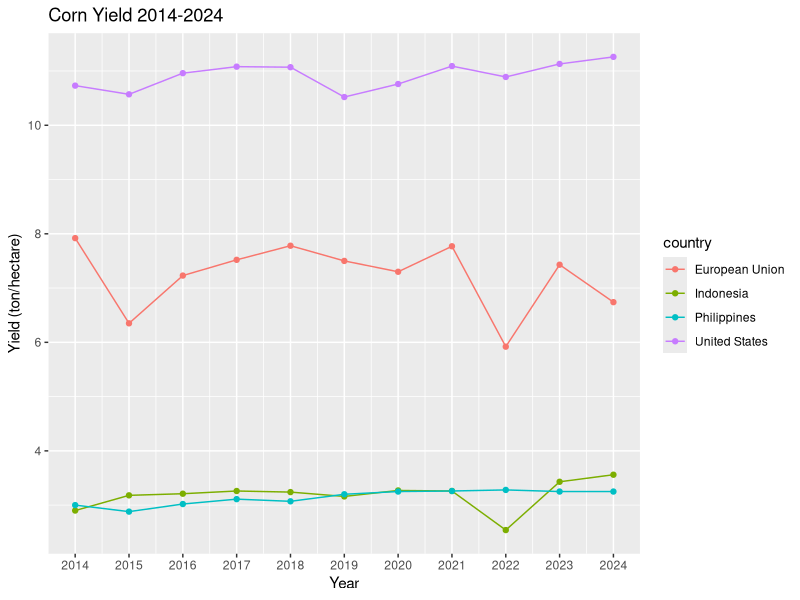

This figure's R source:
library(ggplot2)

# Sample data
corn = read.csv("cornyield.csv", header=TRUE)

p <- ggplot(corn, aes(x=year, y=yield, color = country)) +
	geom_line() +
	geom_point(aes(color=country)) +
	xlab("Year") +
	ylab("Yield (ton/hectare)") +
	ggtitle("Corn Yield 2014-2024") +
	scale_x_continuous(breaks = seq(2014, 2024, by = 1), limits = c(2014,2024))
